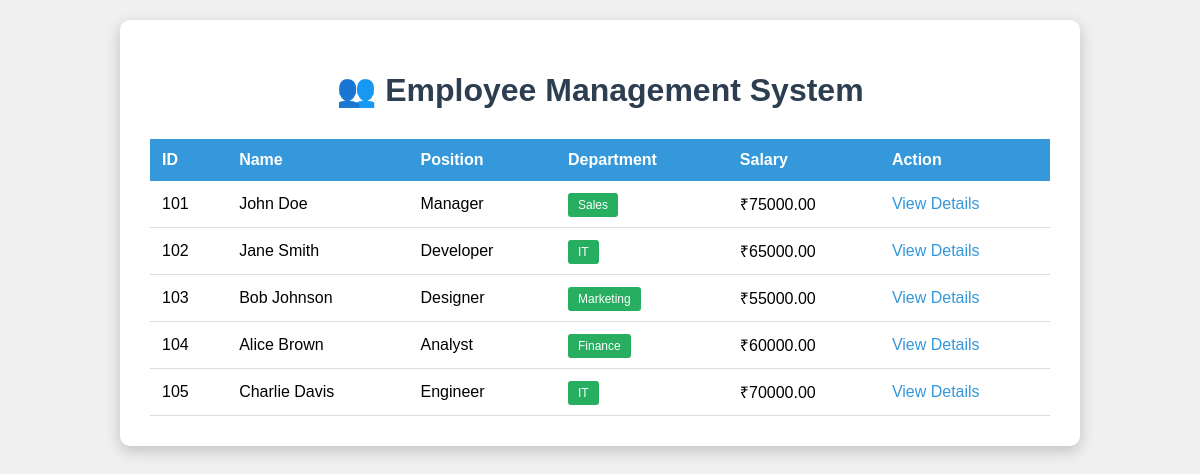
The page / on the database its author committed.
### employees/models.py (models this page shows, shortened)
class Employee(models.Model):
    emp_id = models.IntegerField(unique=True)
    name = models.CharField(max_length=100)
    position = models.CharField(max_length=100)
    department = models.CharField(max_length=100)
    salary = models.DecimalField(max_digits=10, decimal_places=2)

### employees/views.py (the view)
# urls.py: path('', views.employee_list, name='employee_list'),
def employee_list(request):
    employees = Employee.objects.all()
    return render(request, 'employees/employee_list.html', {'employees': employees})

### employees/templates/employees/employee_list.html (shortened to what this page needs)
<!DOCTYPE html>
<html>
<head>
</head>
<body>
    <div class="container">
        <h1>👥 Employee Management System</h1>
        <table>
            <thead>
                <tr>
                    <th>ID</th>
                    <th>Name</th>
                    <th>Position</th>
                    <th>Department</th>
                    <th>Salary</th>
                    <th>Action</th>
                </tr>
            </thead>
            <tbody>
                {% for emp in employees %}
                <tr>
                    <td>{{ emp.emp_id }}</td>
                    <td>{{ emp.name }}</td>
                    <td>{{ emp.position }}</td>
                    <td><span class="badge">{{ emp.department }}</span></td>
                    <td>₹{{ emp.salary }}</td>
                    <td><a href="{% url 'employee_detail' emp.emp_id %}">View Details</a></td>
                </tr>
                {% endfor %}
            </tbody>
        </table>
    </div>
</body>
</html>

### employees/templates/employees/employee_list.html (style rules this page uses)
body { font-family: Arial; background: #f0f0f0; padding: 20px; margin: 0; }
.container { max-width: 900px; margin: 0 auto; background: white; padding: 30px; border-radius: 10px; box-shadow: 0 5px 15px rgba(0,0,0,0.2); }
h1 { color: #2c3e50; text-align: center; margin-bottom: 30px; }
table { width: 100%; border-collapse: collapse; }
th { background: #3498db; color: white; padding: 12px; text-align: left; }
td { padding: 12px; border-bottom: 1px solid #ddd; }
a { color: #3498db; text-decoration: none; }
.badge { background: #27ae60; color: white; padding: 5px 10px; border-radius: 3px; font-size: 12px; }

### rows shown on the page
Employee: emp_id "101", name "John Doe", position "Manager", department "Sales", salary "75000.00"
Employee: emp_id "102", name "Jane Smith", position "Developer", department "IT", salary "65000.00"
Employee: emp_id "103", name "Bob Johnson", position "Designer", department "Marketing", salary "55000.00"
Employee: emp_id "104", name "Alice Brown", position "Analyst", department "Finance", salary "60000.00"
Employee: emp_id "105", name "Charlie Davis", position "Engineer", department "IT", salary "70000.00"
